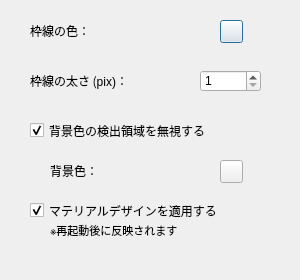
<?xml version="1.0" encoding="UTF-8"?>
<ui version="4.0">
 <class>SettingsDialog</class>
 <widget class="QDialog" name="SettingsDialog">
  <property name="geometry">
   <rect>
    <x>0</x>
    <y>0</y>
    <width>300</width>
    <height>280</height>
   </rect>
  </property>
  <property name="sizePolicy">
   <sizepolicy hsizetype="Fixed" vsizetype="Fixed">
    <horstretch>0</horstretch>
    <verstretch>0</verstretch>
   </sizepolicy>
  </property>
  <property name="font">
   <font>
    <family>Meiryo UI</family>
   </font>
  </property>
  <property name="windowTitle">
   <string>設定</string>
  </property>
  <widget class="QLabel" name="label">
   <property name="geometry">
    <rect>
     <x>30</x>
     <y>20</y>
     <width>81</width>
     <height>21</height>
    </rect>
   </property>
   <property name="text">
    <string>枠線の色：</string>
   </property>
  </widget>
  <widget class="QLabel" name="label_2">
   <property name="geometry">
    <rect>
     <x>30</x>
     <y>70</y>
     <width>131</width>
     <height>21</height>
    </rect>
   </property>
   <property name="text">
    <string>枠線の太さ (pix)：</string>
   </property>
  </widget>
  <widget class="QSpinBox" name="lineWidthSB">
   <property name="geometry">
    <rect>
     <x>200</x>
     <y>70</y>
     <width>61</width>
     <height>22</height>
    </rect>
   </property>
   <property name="minimum">
    <number>1</number>
   </property>
   <property name="maximum">
    <number>10</number>
   </property>
  </widget>
  <widget class="QPushButton" name="lineColorBtn">
   <property name="geometry">
    <rect>
     <x>220</x>
     <y>20</y>
     <width>23</width>
     <height>23</height>
    </rect>
   </property>
   <property name="text">
    <string/>
   </property>
  </widget>
  <widget class="QCheckBox" name="ignoreBgCB">
   <property name="geometry">
    <rect>
     <x>30</x>
     <y>120</y>
     <width>221</width>
     <height>21</height>
    </rect>
   </property>
   <property name="text">
    <string>背景色の検出領域を無視する</string>
   </property>
   <property name="checked">
    <bool>true</bool>
   </property>
  </widget>
  <widget class="QLabel" name="label_5">
   <property name="geometry">
    <rect>
     <x>50</x>
     <y>160</y>
     <width>81</width>
     <height>21</height>
    </rect>
   </property>
   <property name="text">
    <string>背景色：</string>
   </property>
  </widget>
  <widget class="QPushButton" name="bgColorBtn">
   <property name="geometry">
    <rect>
     <x>220</x>
     <y>160</y>
     <width>23</width>
     <height>23</height>
    </rect>
   </property>
   <property name="text">
    <string/>
   </property>
  </widget>
  <widget class="QCheckBox" name="applyMDesignCB">
   <property name="geometry">
    <rect>
     <x>30</x>
     <y>200</y>
     <width>211</width>
     <height>21</height>
    </rect>
   </property>
   <property name="text">
    <string>マテリアルデザインを適用する</string>
   </property>
   <property name="checked">
    <bool>true</bool>
   </property>
  </widget>
  <widget class="QLabel" name="label_3">
   <property name="geometry">
    <rect>
     <x>50</x>
     <y>220</y>
     <width>181</width>
     <height>21</height>
    </rect>
   </property>
   <property name="font">
    <font>
     <family>Meiryo UI</family>
     <pointsize>8</pointsize>
    </font>
   </property>
   <property name="text">
    <string>※再起動後に反映されます</string>
   </property>
  </widget>
 </widget>
 <resources/>
 <connections/>
</ui>
